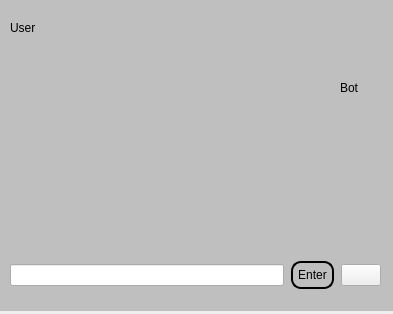
<?xml version="1.0" encoding="UTF-8"?>
<ui version="4.0">
 <class>Form</class>
 <widget class="QWidget" name="Form">
  <property name="geometry">
   <rect>
    <x>0</x>
    <y>0</y>
    <width>393</width>
    <height>314</height>
   </rect>
  </property>
  <property name="windowTitle">
   <string>Form</string>
  </property>
  <widget class="QLabel" name="label">
   <property name="geometry">
    <rect>
     <x>0</x>
     <y>0</y>
     <width>401</width>
     <height>311</height>
    </rect>
   </property>
   <property name="styleSheet">
    <string notr="true">QLabel{
background-color : rgb(191, 191, 191);
}</string>
   </property>
   <property name="text">
    <string/>
   </property>
  </widget>
  <widget class="QWidget" name="horizontalLayoutWidget">
   <property name="geometry">
    <rect>
     <x>0</x>
     <y>240</y>
     <width>391</width>
     <height>81</height>
    </rect>
   </property>
   <layout class="QHBoxLayout" name="horizontalLayout" stretch="10,1,0">
    <property name="spacing">
     <number>7</number>
    </property>
    <property name="leftMargin">
     <number>10</number>
    </property>
    <property name="topMargin">
     <number>0</number>
    </property>
    <property name="rightMargin">
     <number>10</number>
    </property>
    <property name="bottomMargin">
     <number>10</number>
    </property>
    <item>
     <widget class="QLineEdit" name="lineEdit"/>
    </item>
    <item>
     <widget class="QPushButton" name="pushButton">
      <property name="styleSheet">
       <string notr="true">QPushButton{
border : 2px solid black;  
border-radius : 10px;
padding : 5px;
}
QPushButton:hover {
    background-color: darkgray; /* Màu nền tối hơn */
    border-color: white; /* Viền trắng */
}
QPushButton:pressed {
    background-color: black; /* Màu nền đen */
    color: white; /* Màu chữ trắng */
}</string>
      </property>
      <property name="text">
       <string>Enter</string>
      </property>
     </widget>
    </item>
    <item>
     <widget class="QPushButton" name="pushButton_2">
      <property name="styleSheet">
       <string notr="true">QPushButton{
	image: url(:/newPrefix/sign-of-microphone-icon-vector.jpg);
}</string>
      </property>
      <property name="text">
       <string/>
      </property>
     </widget>
    </item>
   </layout>
  </widget>
  <widget class="QLabel" name="label_2">
   <property name="geometry">
    <rect>
     <x>10</x>
     <y>20</y>
     <width>49</width>
     <height>16</height>
    </rect>
   </property>
   <property name="text">
    <string>User</string>
   </property>
  </widget>
  <widget class="QLabel" name="label_3">
   <property name="geometry">
    <rect>
     <x>70</x>
     <y>20</y>
     <width>301</width>
     <height>16</height>
    </rect>
   </property>
   <property name="text">
    <string/>
   </property>
  </widget>
  <widget class="QLabel" name="label_4">
   <property name="geometry">
    <rect>
     <x>340</x>
     <y>80</y>
     <width>49</width>
     <height>16</height>
    </rect>
   </property>
   <property name="text">
    <string>Bot</string>
   </property>
  </widget>
  <widget class="QLabel" name="label_5">
   <property name="geometry">
    <rect>
     <x>38</x>
     <y>80</y>
     <width>301</width>
     <height>16</height>
    </rect>
   </property>
   <property name="text">
    <string/>
   </property>
  </widget>
 </widget>
 <resources>
  <include location="../image/image.qrc"/>
 </resources>
 <connections/>
</ui>
